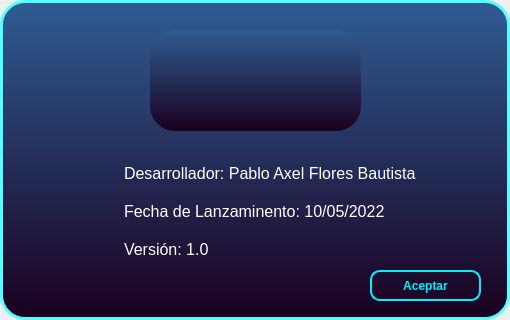
<?xml version="1.0" encoding="UTF-8"?>
<ui version="4.0">
      <class>Form</class>
      <widget class="QWidget" name="Form">
            <property name="geometry">
                  <rect>
                        <x>0</x>
                        <y>0</y>
                        <width>510</width>
                        <height>320</height>
                  </rect>
            </property>
            <property name="minimumSize">
                  <size>
                        <width>510</width>
                        <height>320</height>
                  </size>
            </property>
            <property name="maximumSize">
                  <size>
                        <width>510</width>
                        <height>320</height>
                  </size>
            </property>
            <property name="windowTitle">
                  <string>Form</string>
            </property>
            <layout class="QVBoxLayout" name="verticalLayout">
                  <property name="spacing">
                        <number>0</number>
                  </property>
                  <property name="leftMargin">
                        <number>0</number>
                  </property>
                  <property name="topMargin">
                        <number>0</number>
                  </property>
                  <property name="rightMargin">
                        <number>0</number>
                  </property>
                  <property name="bottomMargin">
                        <number>0</number>
                  </property>
                  <item>
                        <widget class="QFrame" name="frame">
                              <property name="minimumSize">
                                    <size>
                                          <width>510</width>
                                          <height>320</height>
                                    </size>
                              </property>
                              <property name="maximumSize">
                                    <size>
                                          <width>510</width>
                                          <height>320</height>
                                    </size>
                              </property>
                              <property name="styleSheet">
                                    <string notr="true">background-color: qlineargradient(spread:pad, x1:0, y1:0, x2:0, y2:1, stop:0 rgba(47, 92, 147, 255), stop:1 rgba(26, 0, 31, 255));
border-style: solid;
border-width: 3px;
border-color: rgb(85, 255, 255);
border-radius: 25;</string>
                              </property>
                              <property name="frameShape">
                                    <enum>QFrame::StyledPanel</enum>
                              </property>
                              <property name="frameShadow">
                                    <enum>QFrame::Raised</enum>
                              </property>
                              <widget class="QTextBrowser" name="textBrowser">
                                    <property name="geometry">
                                          <rect>
                                                <x>120</x>
                                                <y>160</y>
                                                <width>301</width>
                                                <height>111</height>
                                          </rect>
                                    </property>
                                    <property name="styleSheet">
                                          <string notr="true">background-color: rgb(0,0,0,0);
border: none;</string>
                                    </property>
                                    <property name="html">
                                          <string>&lt;!DOCTYPE HTML PUBLIC &quot;-//W3C//DTD HTML 4.0//EN&quot; &quot;http://www.w3.org/TR/REC-html40/strict.dtd&quot;&gt;
&lt;html&gt;&lt;head&gt;&lt;meta name=&quot;qrichtext&quot; content=&quot;1&quot; /&gt;&lt;style type=&quot;text/css&quot;&gt;
p, li { white-space: pre-wrap; }
&lt;/style&gt;&lt;/head&gt;&lt;body style=&quot; font-family:'MS Shell Dlg 2'; font-size:8.25pt; font-weight:400; font-style:normal;&quot;&gt;
&lt;p style=&quot; margin-top:0px; margin-bottom:0px; margin-left:0px; margin-right:0px; -qt-block-indent:0; text-indent:0px;&quot;&gt;&lt;span style=&quot; font-size:12pt; color:#ffffff;&quot;&gt;Desarrollador: &lt;/span&gt;&lt;span style=&quot; font-family:'Calibri'; font-size:12pt; color:#ffffff;&quot;&gt;Pablo Axel Flores Bautista&lt;/span&gt;&lt;span style=&quot; font-size:12pt; color:#ffffff;&quot;&gt; &lt;/span&gt;&lt;/p&gt;
&lt;p style=&quot;-qt-paragraph-type:empty; margin-top:0px; margin-bottom:0px; margin-left:0px; margin-right:0px; -qt-block-indent:0; text-indent:0px; font-size:12pt; color:#ffffff;&quot;&gt;&lt;br /&gt;&lt;/p&gt;
&lt;p style=&quot; margin-top:0px; margin-bottom:0px; margin-left:0px; margin-right:0px; -qt-block-indent:0; text-indent:0px;&quot;&gt;&lt;span style=&quot; font-size:12pt; color:#ffffff;&quot;&gt;Fecha de Lanzaminento: 10/05/2022&lt;/span&gt;&lt;/p&gt;
&lt;p style=&quot;-qt-paragraph-type:empty; margin-top:0px; margin-bottom:0px; margin-left:0px; margin-right:0px; -qt-block-indent:0; text-indent:0px; font-size:12pt; color:#ffffff;&quot;&gt;&lt;br /&gt;&lt;/p&gt;
&lt;p style=&quot; margin-top:0px; margin-bottom:0px; margin-left:0px; margin-right:0px; -qt-block-indent:0; text-indent:0px;&quot;&gt;&lt;span style=&quot; font-size:12pt; color:#ffffff;&quot;&gt;Versión: 1.0&lt;/span&gt;&lt;/p&gt;&lt;/body&gt;&lt;/html&gt;</string>
                                    </property>
                              </widget>
                              <widget class="QPushButton" name="pushButton_aceptar">
                                    <property name="geometry">
                                          <rect>
                                                <x>370</x>
                                                <y>270</y>
                                                <width>111</width>
                                                <height>31</height>
                                          </rect>
                                    </property>
                                    <property name="styleSheet">
                                          <string notr="true">QPushButton{
border-color: rgba(3, 239, 254, 1);
border-style: solid;
border-radius: 10;
border-width: 2px;
background-color: rgba(170, 169, 162, 0);
font:75 10pt &quot;Myanmar Text&quot;;
font: bold;
color: rgb(3,239,254);
}

QPushButton:hover{
background-color:rgba(3, 239, 254, 0.4);
font:75 10pt &quot;Myanmar Text&quot;;
font: bold;
color: rgb(3,239,254);
}</string>
                                    </property>
                                    <property name="text">
                                          <string>Aceptar</string>
                                    </property>
                              </widget>
                              <widget class="QLabel" name="label">
                                    <property name="geometry">
                                          <rect>
                                                <x>150</x>
                                                <y>30</y>
                                                <width>211</width>
                                                <height>101</height>
                                          </rect>
                                    </property>
                                    <property name="styleSheet">
                                          <string notr="true">border:none;</string>
                                    </property>
                                    <property name="text">
                                          <string/>
                                    </property>
                                    <property name="pixmap">
                                          <pixmap>../icons/auvis.webp</pixmap>
                                    </property>
                                    <property name="scaledContents">
                                          <bool>true</bool>
                                    </property>
                              </widget>
                        </widget>
                  </item>
            </layout>
      </widget>
      <resources/>
      <connections/>
</ui>
